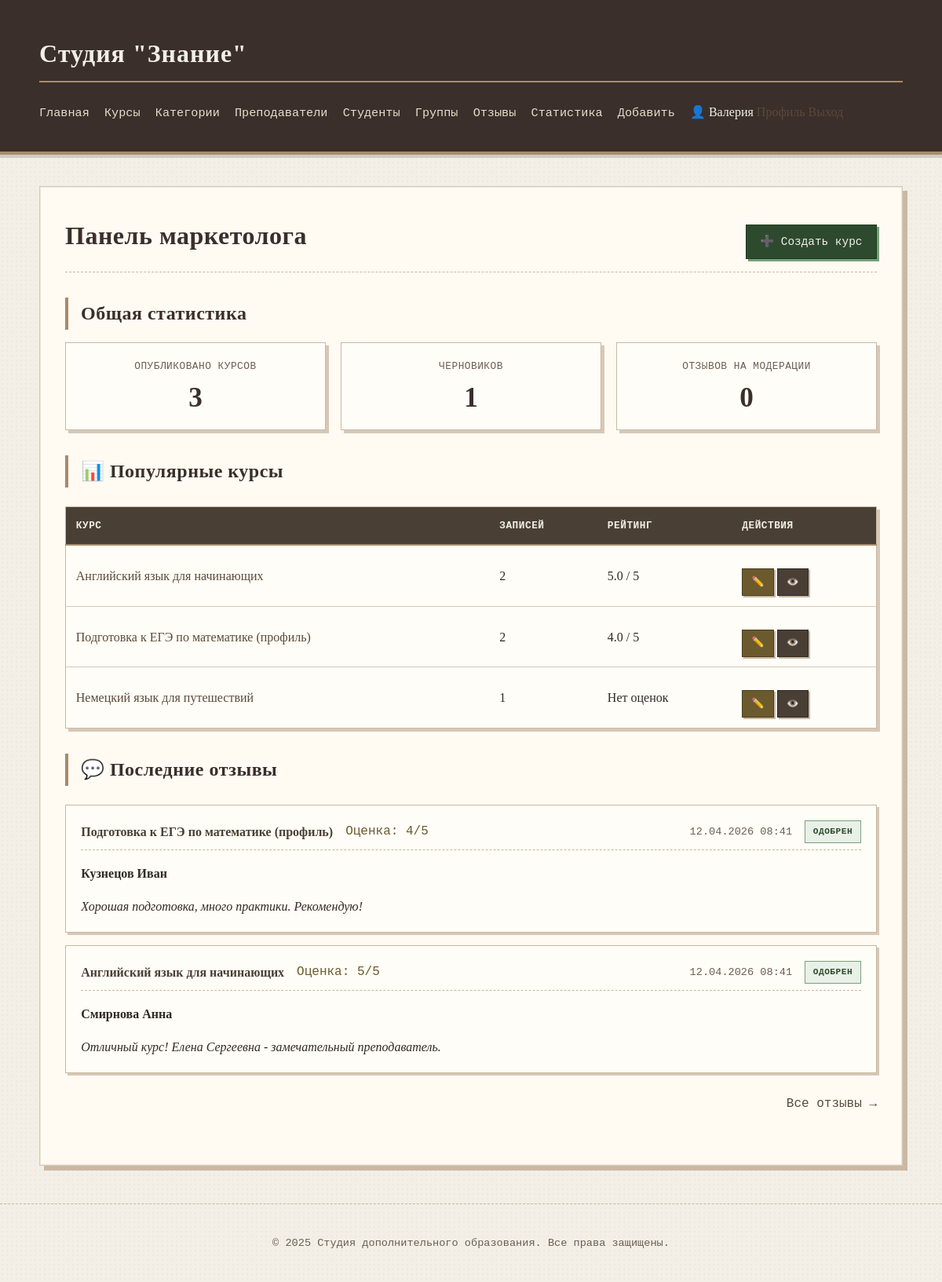
Screenshot of /users/dashboard/marketer/ (signed in) with the database file from the repository.
### education/models.py (models this page shows, shortened)
class Course(models.Model):
    class Status(models.IntegerChoices):
        DRAFT = 0, 'Черновик'
        PUBLISHED = 1, 'Опубликован'
    category = models.ForeignKey(
        Category,
        on_delete=models.SET_NULL,
        null=True,
        related_name='courses',
        verbose_name="Категория"
    )
    title = models.CharField(max_length=100, verbose_name="Название")
    slug = models.SlugField(max_length=100, unique=True, db_index=True, verbose_name="URL")
    description = models.TextField(verbose_name="Краткое описание")
    full_description = models.TextField(blank=True, verbose_name="Полное описание")
    duration_hours = models.IntegerField(verbose_name="Длительность (часы)")
    price = models.DecimalField(max_digits=10, decimal_places=2, verbose_name="Стоимость")
    status = models.IntegerField(
        choices=Status.choices,
        default=Status.DRAFT,
        verbose_name="Статус"
    )
    time_create = models.DateTimeField(auto_now_add=True, verbose_name="Дата создания")
    time_update = models.DateTimeField(auto_now=True, verbose_name="Дата изменения")
    class Meta:
        db_table = 'courses'
        verbose_name = 'Курс'
        verbose_name_plural = 'Курсы'
        ordering = ['-time_create']
    def get_absolute_url(self):
        return reverse('course-detail-slug', kwargs={'course_slug': self.slug})

class Review(models.Model):
    student = models.ForeignKey(Student, on_delete=models.CASCADE, related_name='reviews', verbose_name="Студент")
    course = models.ForeignKey(Course, on_delete=models.CASCADE, related_name='reviews', verbose_name="Курс")
    rating = models.IntegerField(choices=[(i, str(i)) for i in range(1, 6)], verbose_name="Оценка")
    comment = models.TextField(verbose_name="Комментарий")
    review_date = models.DateTimeField(auto_now_add=True, verbose_name="Дата отзыва")
    is_approved = models.BooleanField(default=False, verbose_name="Одобрен")
    class Meta:
        db_table = 'reviews'
        verbose_name = 'Отзыв'
        verbose_name_plural = 'Отзывы'
        ordering = ['-review_date']

class Student(models.Model):
    user = models.OneToOneField(
        User,
        on_delete=models.CASCADE,
        null=True,
        blank=True,
        related_name='student_profile',
        verbose_name="Пользователь"
    )
    first_name = models.CharField(max_length=50, verbose_name="Имя")
    last_name = models.CharField(max_length=50, verbose_name="Фамилия")
    middle_name = models.CharField(max_length=50, blank=True, verbose_name="Отчество")
    phone = models.CharField(max_length=20, verbose_name="Телефон")
    email = models.EmailField(max_length=100, verbose_name="Email", unique=True)
    birth_date = models.DateField(verbose_name="Дата рождения")
    time_create = models.DateTimeField(auto_now_add=True, verbose_name="Дата регистрации")
    class Meta:
        db_table = 'students'
        verbose_name = 'Студент'
        verbose_name_plural = 'Студенты'
        ordering = ['last_name', 'first_name']
    def get_full_name(self):
        parts = [self.last_name, self.first_name]
        if self.middle_name:
            parts.append(self.middle_name)
        return ' '.join(parts)

### users/views.py (the view)
# urls.py: path('dashboard/marketer/', views.marketer_dashboard, name='marketer-dashboard'),
@login_required
def marketer_dashboard(request):
    published_courses = Course.published.count()
    draft_courses = Course.objects.filter(status=Course.Status.DRAFT).count()
    pending_reviews = Review.objects.filter(is_approved=False).count()
    popular_courses = Course.published.annotate(
        enrollment_count=Count('groups__enrollments'),
        avg_rating=Avg('reviews__rating')
    ).order_by('-enrollment_count')[:5]
    recent_reviews = Review.objects.all().select_related('student', 'course').order_by('-review_date')[:10]
    context = {
        'title': 'Панель маркетолога',
        'published_courses': published_courses,
        'draft_courses': draft_courses,
        'pending_reviews': pending_reviews,
        'popular_courses': popular_courses,
        'recent_reviews': recent_reviews,
    }
    return render(request, 'users/marketer_dashboard.html', context)

### education/models.py (called while the page is built)
    def get_queryset(self):
        return super().get_queryset().filter(status=Course.Status.PUBLISHED)

### users/templates/users/marketer_dashboard.html (shortened to what this page needs)
{% extends 'base.html' %}
{% block content %}
    <div class="page-header">
        <h1>{{ title }}</h1>
        <a href="{% url 'course-create' %}" class="btn btn-success">➕ Создать курс</a>
    </div>
    <div class="stats-section">
        <h2>Общая статистика</h2>
        <div class="stats-grid">
            <div class="stat-card">
                <span class="stat-label">Опубликовано курсов</span>
                <span class="stat-value">{{ published_courses }}</span>
            </div>
            <div class="stat-card">
                <span class="stat-label">Черновиков</span>
                <span class="stat-value">{{ draft_courses }}</span>
            </div>
            <div class="stat-card">
                <span class="stat-label">Отзывов на модерации</span>
                <span class="stat-value">{{ pending_reviews }}</span>
            </div>
        </div>
    </div>
    {% if popular_courses %}
    <div class="stats-section">
        <h2>📊 Популярные курсы</h2>
        <table class="stats-table">
            <thead>
                <tr>
                    <th>Курс</th>
                    <th>Записей</th>
                    <th>Рейтинг</th>
                    <th>Действия</th>
                </tr>
            </thead>
            <tbody>
                {% for course in popular_courses %}
                <tr>
                    <td>
                        <a href="{{ course.get_absolute_url }}">{{ course.title }}</a>
                    </td>
                    <td>{{ course.enrollment_count|default:0 }}</td>
                    <td>
                        {% if course.avg_rating %}
                        {{ course.avg_rating|floatformat:1 }} / 5
                        {% else %}
                        Нет оценок
                        {% endif %}
                    </td>
                    <td class="actions">
                        <a href="{% url 'course-update' course.slug %}" class="btn btn-small btn-edit">✏️</a>
                        <a href="{% url 'course-detail-slug' course.slug %}" class="btn btn-small">👁️</a>
                    </td>
                </tr>
                {% endfor %}
            </tbody>
        </table>
    </div>
    {% endif %}
    {% if recent_reviews %}
    <div class="stats-section">
        <h2>💬 Последние отзывы</h2>
        <div class="reviews-list">
            {% for review in recent_reviews %}
            <div class="review-card">
                <div class="review-header">
                    <span class="review-course">
                        <a href="{{ review.course.get_absolute_url }}">{{ review.course.title }}</a>
                    </span>
                    <span class="review-rating">Оценка: {{ review.rating }}/5</span>
                    <span class="review-date">{{ review.review_date|date:"d.m.Y H:i" }}</span>
                    {% if review.is_approved %}
                    <span class="badge badge-success">Одобрен</span>
                    {% else %}
                    <span class="badge badge-warning">На модерации</span>
                    {% endif %}
                </div>
                <p class="review-author"><strong>{{ review.student.get_full_name }}</strong></p>
                <p class="review-comment">{{ review.comment }}</p>
            </div>
            {% endfor %}
        </div>
        <p class="all-link">
            <a href="{% url 'reviews-list' %}">Все отзывы →</a>
        </p>
    </div>
    {% endif %}
{% endblock %}

### templates/base.html (shortened to what this page needs)
{% load static %}
<!DOCTYPE html>
<html lang="ru">
<head>
    <link rel="stylesheet" href="{% static 'education/css/styles.css' %}">
</head>
<body>
    <header>
        <div class="container">
            <h1><a href="{% url 'education-home' %}">Студия "Знание"</a></h1>
            <nav>
                <ul>
                    <li><a href="{% url 'education-home' %}">Главная</a></li>
                    <li><a href="{% url 'courses-list' %}">Курсы</a></li>
                    <li><a href="{% url 'categories' %}">Категории</a></li>
                    <li><a href="{% url 'teachers-list' %}">Преподаватели</a></li>
                    <li><a href="{% url 'students-list' %}">Студенты</a></li>
                    <li><a href="{% url 'groups-list' %}">Группы</a>
                    <li><a href="{% url 'reviews-list' %}">Отзывы</a></li>
                    <li><a href="{% url 'statistics' %}">Статистика</a></li>
                    <li class="dropdown">
                        <a href="#" class="dropbtn"> Добавить</a>
                    </li>
                    <div class="auth-nav">
                        {% if user.is_authenticated %}
                        <span class="user-greeting">👤 {{ user.first_name }}</span>
                        <a href="{% url 'profile' %}">Профиль</a>
                        <a href="{% url 'logout' %}">Выход</a>
                        {% else %}
                        <a href="{% url 'login' %}">Вход</a>
                        <a href="{% url 'register' %}">Регистрация</a>
                        {% endif %}
                    </div>
                </ul>
            </nav>
        </div>
    </header>
    <main class="container">
        <div class="main-content">
            {% block content %}
            {% endblock %}
        </div>
    </main>
    <footer>
        <div class="container">
            <p>© 2025 Студия дополнительного образования. Все права защищены.</p>
        </div>
    </footer>
</body>
</html>

### rows the page displays
Course: title "Английский язык для начинающих", enrollment_count "2", avg_rating "5.0"
Course: title "Подготовка к ЕГЭ по математике (профиль)", enrollment_count "2", avg_rating "4.0"
Course: title "Немецкий язык для путешествий", enrollment_count "1", shows "Нет оценок"
Review: course "Подготовка к ЕГЭ по математике (профиль)", rating "4", review_date "12.04.2026 08:41", is_approved "ОДОБРЕН", student.get_full_name "Кузнецов Иван", comment "Хорошая подготовка, много практики. Рекомендую!"
Review: course "Английский язык для начинающих", rating "5", review_date "12.04.2026 08:41", is_approved "ОДОБРЕН", student.get_full_name "Смирнова Анна", comment "Отличный курс! Елена Сергеевна - замечательный преподаватель."

### other values shown
{{ user.first_name }} "Валерия"
{{ title }} "Панель маркетолога"
{{ published_courses }} "3"
{{ draft_courses }} "1"
{{ pending_reviews }} "0"
